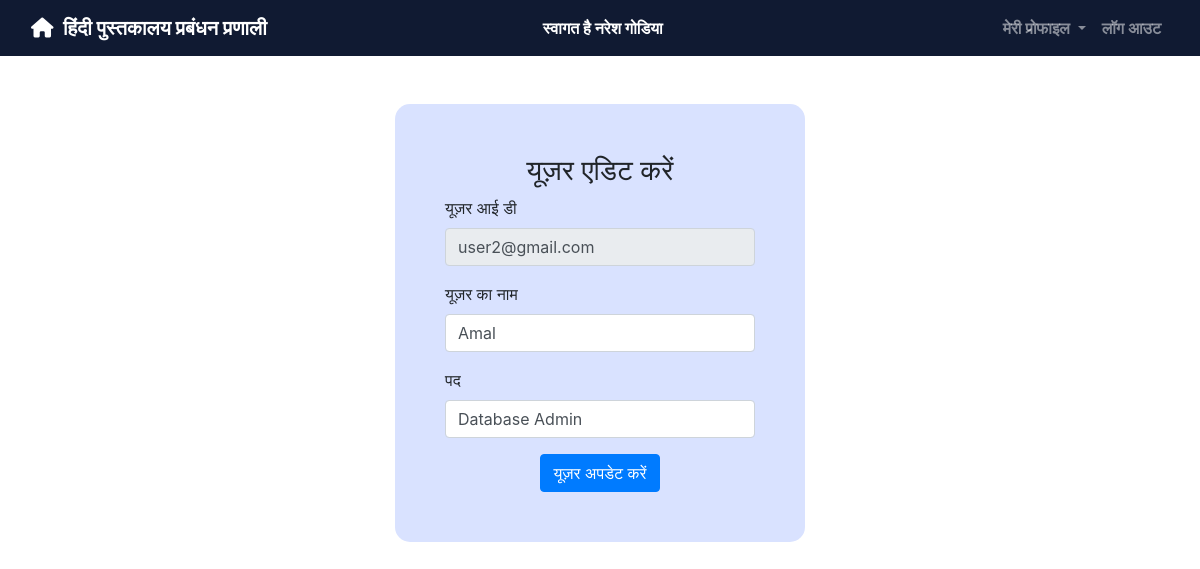
The page /admin/edit_user.php?ui=user2@gmail.com (signed in) on the database its author committed.
### tables this page shows
CREATE TABLE `users` (
  `user_name` varchar(100) NOT NULL,
  `user_id` varchar(100) NOT NULL,
  `designation` varchar(100) NOT NULL
);

### admin/edit_user.php (the view, shortened to what this page needs)
<?php
	include "../asset/dbconnect.php";
	$user_id = "";
	$user_name = "";
	$designation = "";
	$query = "select * from users where user_id = '$_GET[ui]'";
	$query_run = mysqli_query($connection,$query);
	while ($row = mysqli_fetch_assoc($query_run)){
		$user_id = $row['user_id'];
		$user_name = $row['user_name'];
		$designation = $row['designation'];
	}
?>
<!DOCTYPE html>
<html>
<head>
	<link rel="stylesheet" type="text/css" href="../bootstrap4/css/bootstrap.min.css">
	<link rel="stylesheet" type="text/css" href="../css/all.css">
</head>
<body>
	<nav class="navbar navbar-expand-lg navbar-dark font-weight-bold" style="background-color:#101a32">
		<div class="container-fluid">
			<div class="navbar-header">
				<a class="navbar-brand" href="admin_dashboard.php"><i class="fas fa-house"></i>&nbsp;&nbsp;हिंदी पुस्तकालय प्रबंधन प्रणाली</a>
			</div>
			<div class="text-white"><span>स्वागत है <?php echo $_SESSION['name'];?>&nbsp;&nbsp;&nbsp;&nbsp;&nbsp;&nbsp;&nbsp;&nbsp;&nbsp;&nbsp;&nbsp;&nbsp;&nbsp;&nbsp;&nbsp;&nbsp;&nbsp;&nbsp;&nbsp;</span></div>
		    <ul class="nav navbar-nav navbar-right">
		      <li class="nav-item dropdown">
	        	<a class="nav-link dropdown-toggle" data-toggle="dropdown">मेरी प्रोफाइल </a>
		      </li>
		      <li class="nav-item">
		        <a class="nav-link" href="logout.php">लॉग आउट</a>
		      </li>
		    </ul>
		</div>
	</nav>
	<div class="row d-flex justify-content-center my-5">
		<div class="col-md-4" id="main_content">
			<div class="text-center"><h3>यूज़र एडिट करें</h3></div>
			<form action="" method="post">
				<div class="form-group">
					<label for="user_id">यूज़र आई डी</label>
					<input type="text" name="user_id" id="user_id" value="<?php echo $user_id;?>" class="form-control" disabled required>
				</div>
				<div class="form-group">
					<label for="user_name">यूज़र का नाम</label>
					<input type="text" class="form-control" name="user_name" id="user_name" value="<?php echo $user_name; ?>" required>
				</div>
				<div class="form-group">
					<label for="designation">पद</label>
					<input type="text" class="form-control" name="designation" id="designation" value="<?php echo $designation; ?>" required>
				</div>
				<div class="text-center">
					<button type="submit" name="update_user" class="btn btn-primary">यूज़र अपडेट करें</button>
				</div>
			</form>
		</div>
	</div>
</body>
</html>

### admin/edit_user.php (style rules this page uses)
#main_content { padding: 50px; background-color: #d9e2ff; border-radius: 15px; }

### rows shown on the page
users: user_id "user2@gmail.com", user_name "Amal", designation "Database Admin"

### other values the page prints
$_SESSION['name'] "नरेश गोडिया"
